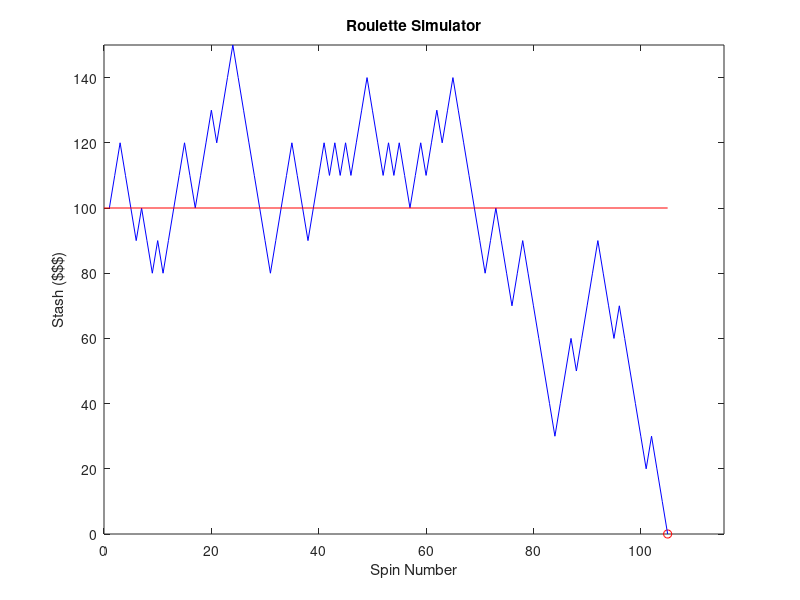

Reproduce this figure in MATLAB.
% Chris Kreienkamp
% Section 10
% 2/9/17

% Simulate roulette game betting always on black
% We'll track the number of spins of the wheel (making money up to spin x)
% We'll also track the "stash" or the money available BEFORE the spin
% We'll plot stash vs. spin

% The variable "stash(k)" is the remaining money BEFORE the k-th spin
% For example:
% Stash - 100 90 80 90
% Spin -  1   2  3  4

clc
clear
rng('shuffle')  % Way of "seeding" random numbers based on current time


%% SET INITIAL PARAMETERS

% Probability of winning if you bet on black
Pwin = 18/38;

% Set initial stash and wager
stash = 100;    % dollars
bet = 10;       % dollars

% Initialize variables used to spin the wheel
spin = 1;       % Storage Variable - tabulate number of spins of wheel
ispin = 1;      % Counter Variable - Used for condition statements in loop


%% PLAY ROULETTE

% WHILE statement used to play the game
% Checking to see if there is enough money available to bet
% If WHILE loop is TRUE - continue playing
% If WHILE loop is FALSE - stop playing and game ends
% The WHILE loop will end when the conditional is false
while stash(ispin) >= bet
   
    % Spin the wheel
    r = rand;               % Generate number between 0 and 1
    ispin = ispin + 1;      % Increase or increment COUNTER variable 
    spin(ispin) = ispin;    % Increase size of "spin" array to track spins
    
    % Determine the result of the spin (win or lose)
    if r <= Pwin
        % WINNING CONDITION
        % Purpose - add money bet to available stash
        % Logic - because "ispin" is updated before the IF statement
        %         the "ispin-1" is the stash available before current spin
        %         and "ispin" is the stash available after current spin
        stash(ispin) = stash(ispin-1) + bet;
        
    else
        % LOSING CONDITIION
        % Purpose - sutract money bet from available stash
        stash(ispin) = stash(ispin-1) - bet;
        
    end
    
    % Plot results
    % LINE 62 is plotting current spin/stash
    plot(spin(ispin),stash(ispin),'ro',...
        spin(1:ispin),stash(1:ispin),'b-')
    
    % Control of plot and labels
    xlabel('Spin Number')
    ylabel('Stash ($$$)')
    title('Roulette Simulator')
    
    % Update our axis
    axis([0 1.1*ispin 0 inf])   % "inf" will autoscale (ymax for this case)
    
    % Add a line for initial stash
    line([0 ispin],[stash(1) stash(1)],'Color','r')
    
    % Update a figure for animation ... duh Dr. Smith
    drawnow
    
end






% Use an IF statement to determine if we won
% IF TRUE - 
